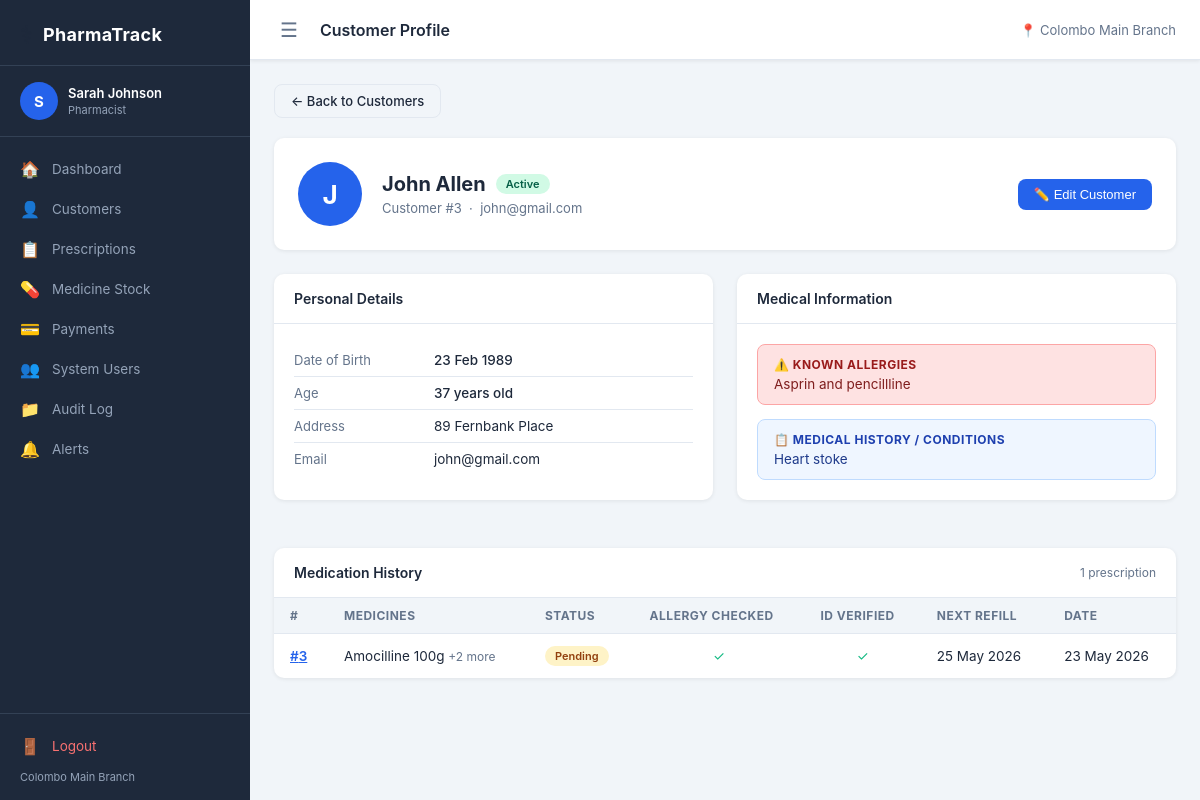
/pages/customer_profile.php?id=3 (signed in), run on the app's committed database.
### tables this page shows
CREATE TABLE `CUSTOMER` (
  `customer_id` int NOT NULL,
  `name` varchar(100) NOT NULL,
  `email` varchar(150) DEFAULT NULL,
  `date_of_birth` date DEFAULT NULL,
  `address` text,
  `medical_history` text,
  `allergies` text,
  `account_active` tinyint(1) NOT NULL DEFAULT '1'
);

CREATE TABLE `PRESCRIPTION` (
  `prescription_id` int NOT NULL,
  `customer_id` int NOT NULL,
  `system_user_id` int NOT NULL,
  `special_notes` text,
  `rejection_reason` text,
  `next_refill_date` date DEFAULT NULL,
  `status` varchar(30) NOT NULL DEFAULT 'pending',
  `allergy_checked` tinyint(1) NOT NULL DEFAULT '0',
  `age_id_verified` tinyint(1) NOT NULL DEFAULT '0',
  `created_at` datetime NOT NULL DEFAULT CURRENT_TIMESTAMP,
  `processed_at` datetime DEFAULT NULL
);

### pages/customer_profile.php (the view, shortened to what this page needs)
<?php
$db = getDB();
$id = (int) ($_GET['id'] ?? 0);
$stmt = $db->prepare("SELECT * FROM CUSTOMER WHERE customer_id = ? LIMIT 1");
$stmt->execute([$id]);
$c = $stmt->fetch();
$age = null;
if ($c['date_of_birth']) {
    $age = (int)(new DateTime())->diff(new DateTime($c['date_of_birth']))->y;
}
$rxStmt = $db->prepare("
    SELECT p.prescription_id, p.status, p.allergy_checked, p.age_id_verified,
           p.special_notes, p.next_refill_date, p.created_at,
           GROUP_CONCAT(m.medication_name ORDER BY m.medication_name SEPARATOR ', ') AS medicines
    FROM PRESCRIPTION p
    JOIN PRESCRIPTION_ITEM pi ON pi.prescription_id = p.prescription_id
    JOIN MEDICINE_STOCK m     ON m.stock_id = pi.stock_id
    WHERE p.customer_id = ?
    GROUP BY p.prescription_id
    ORDER BY p.created_at DESC
");
$rxStmt->execute([$id]);
$history = $rxStmt->fetchAll();
require_once __DIR__ . '/../includes/header.php';
?>
<div style="margin-bottom:20px;">
    <a href="/pages/customers.php" class="btn"
       style="background:var(--bg);border:1px solid var(--border);color:var(--text);font-size:13px;">
        ← Back to Customers
    </a>
</div>
<div class="card" style="margin-bottom:24px;">
    <div class="card-body" style="padding:24px;">
        <div style="display:flex; align-items:center; gap:20px; flex-wrap:wrap;">
            <div style="
                width:64px; height:64px; border-radius:50%;
                background:var(--primary); color:#fff;
                display:flex; align-items:center; justify-content:center;
                font-size:26px; font-weight:700; flex-shrink:0;">
                <?= strtoupper(substr($c['name'], 0, 1)) ?>
            </div>
            <div style="flex:1;">
                <div style="display:flex; align-items:center; gap:10px; flex-wrap:wrap;">
                    <h2 style="font-size:20px; font-weight:700;"><?= htmlspecialchars($c['name']) ?></h2>
                    <?php if ($c['account_active']): ?>
                        <span class="badge" style="background:#d1fae5;color:#065f46;">Active</span>
                    <?php else: ?>
                        <span class="badge" style="background:#f3f4f6;color:#6b7280;">Inactive</span>
                    <?php endif; ?>
                </div>
                <div style="color:var(--text-muted); font-size:13px; margin-top:4px;">
                    Customer #<?= $c['customer_id'] ?>
                    <?php if ($c['email']): ?>&nbsp;·&nbsp; <?= htmlspecialchars($c['email']) ?><?php endif; ?>
                </div>
            </div>
            <button class="btn btn-primary" id="openEditCustomer">✏️ Edit Customer</button>
        </div>
    </div>
</div>
<div class="two-col" style="margin-bottom:24px;">
    <div class="card">
        <div class="card-header">Personal Details</div>
        <div class="card-body" style="padding:20px;">
            <table style="width:100%; border-collapse:collapse;">
                <tr>
                    <td style="padding:8px 0;color:var(--text-muted);font-size:13px;width:140px;">Date of Birth</td>
                    <td style="padding:8px 0;font-size:13.5px;font-weight:500;">
                        <?= $c['date_of_birth'] ? date('d M Y', strtotime($c['date_of_birth'])) : '—' ?>
                    </td>
                </tr>
                <tr>
                    <td style="padding:8px 0;color:var(--text-muted);font-size:13px;">Age</td>
                    <td style="padding:8px 0;font-size:13.5px;font-weight:500;">
                        <?= $age !== null ? $age . ' years old' : '—' ?>
                    </td>
                </tr>
                <tr>
                    <td style="padding:8px 0;color:var(--text-muted);font-size:13px;">Address</td>
                    <td style="padding:8px 0;font-size:13.5px;">
                        <?= $c['address'] ? htmlspecialchars($c['address']) : '—' ?>
                    </td>
                </tr>
                <tr>
                    <td style="padding:8px 0;color:var(--text-muted);font-size:13px;">Email</td>
                    <td style="padding:8px 0;font-size:13.5px;">
                        <?= $c['email'] ? htmlspecialchars($c['email']) : '—' ?>
                    </td>
                </tr>
            </table>
        </div>
    </div>
    <div class="card">
        <div class="card-header">Medical Information</div>
        <div class="card-body" style="padding:20px;">
            <?php if ($c['allergies']): ?>
            <div style="background:#fee2e2;border:1px solid #fca5a5;border-radius:8px;padding:12px 16px;margin-bottom:14px;">
                <div style="font-size:12px;font-weight:700;color:#991b1b;text-transform:uppercase;letter-spacing:.5px;margin-bottom:4px;">⚠️ Known Allergies</div>
                <div style="font-size:13.5px;color:#7f1d1d;"><?= htmlspecialchars($c['allergies']) ?></div>
            </div>
            <?php else: ?>
            <div style="color:var(--text-muted);font-size:13px;margin-bottom:14px;">No known allergies recorded.</div>
            <?php endif; ?>
            <?php if ($c['medical_history']): ?>
            <div style="background:#eff6ff;border:1px solid #bfdbfe;border-radius:8px;padding:12px 16px;">
                <div style="font-size:12px;font-weight:700;color:#1e40af;text-transform:uppercase;letter-spacing:.5px;margin-bottom:4px;">📋 Medical History / Conditions</div>
                <div style="font-size:13.5px;color:#1e3a8a;"><?= htmlspecialchars($c['medical_history']) ?></div>
            </div>
            <?php else: ?>
            <div style="color:var(--text-muted);font-size:13px;">No medical history recorded.</div>
            <?php endif; ?>
        </div>
    </div>
</div>
<div class="card">
    <div class="card-header">
        Medication History
        <span style="color:var(--text-muted);font-size:12px;font-weight:400;">
            <?= count($history) ?> prescription<?= count($history) !== 1 ? 's' : '' ?>
        </span>
    </div>
    <div class="card-body">
        <?php if ($history): ?>
        <div class="table-wrap">
            <table>
                <thead>
                    <tr>
                        <th>#</th>
                        <th>Medicines</th>
                        <th>Status</th>
                        <th>Allergy Checked</th>
                        <th>ID Verified</th>
                        <th>Next Refill</th>
                        <th>Date</th>
                    </tr>
                </thead>
                <tbody>
                    <?php foreach ($history as $rx): ?>
                    <tr>
                        <td>
                            <a href="#" class="rx-link"
                               data-id="<?= $rx['prescription_id'] ?>"
                               style="color:var(--primary);font-weight:600;text-decoration:underline;">
                                #<?= $rx['prescription_id'] ?>
                            </a>
                        </td>
                        <td title="<?= htmlspecialchars($rx['medicines']) ?>">
                            <?php
                            $meds = explode(', ', $rx['medicines']);
                            echo htmlspecialchars($meds[0]);
                            if (count($meds) > 1) {
                                echo ' <span style="color:var(--text-muted);font-size:12px;">+' . (count($meds) - 1) . ' more</span>';
                            }
                            ?>
                        </td>
                        <td><span class="badge badge-<?= $rx['status'] ?>"><?= $rx['status'] ?></span></td>
                        <td style="text-align:center;">
                            <?= $rx['allergy_checked'] ? '<span style="color:var(--success);">✓</span>' : '<span style="color:var(--text-muted);">—</span>' ?>
                        </td>
                        <td style="text-align:center;">
                            <?= $rx['age_id_verified'] ? '<span style="color:var(--success);">✓</span>' : '<span style="color:var(--text-muted);">—</span>' ?>
                        </td>
                        <td><?= $rx['next_refill_date'] ? date('d M Y', strtotime($rx['next_refill_date'])) : '<span style="color:var(--text-muted)">—</span>' ?></td>
                        <td><?= date('d M Y', strtotime($rx['created_at'])) ?></td>
                    </tr>
                    <?php endforeach; ?>
                </tbody>
            </table>
        </div>
        <?php else: ?>
            <div class="empty-state">No prescriptions on record for this customer.</div>
        <?php endif; ?>
    </div>
</div>
<?php require_once __DIR__ . '/../includes/footer.php'; ?>

### assets/css/style.css (style rules this page uses)
:root { --sidebar-w: 250px; --header-h: 60px; --primary: #2563eb; --primary-dark: #1d4ed8; --sidebar-bg: #1e293b; --sidebar-text: #94a3b8; --sidebar-hover: #334155; --sidebar-active: #2563eb; --bg: #f1f5f9; --card-bg: #ffffff; --text: #1e293b; --text-muted: #64748b; --border: #e2e8f0; --success: #10b981; --warning: #f59e0b; --danger: #ef4444; --info: #3b82f6; --radius: 10px; --shadow: 0 1px 4px rgba(0,0,0,.08); --shadow-md: 0 4px 12px rgba(0,0,0,.10); }
*, *::before, *::after { box-sizing: border-box; margin: 0; padding: 0; }
body { font-family: -apple-system, BlinkMacSystemFont, 'Segoe UI', sans-serif; background: var(--bg); color: var(--text); font-size: 14px; }
a { text-decoration: none; color: inherit; }
.card { background: var(--card-bg); border-radius: var(--radius); box-shadow: var(--shadow); overflow: hidden; margin-bottom: 24px; }
.card-header { padding: 16px 20px; border-bottom: 1px solid var(--border); font-weight: 600; font-size: 14px; display: flex; align-items: center; justify-content: space-between; }
.card-body { padding: 0; }
.table-wrap { overflow-x: auto; }
table { width: 100%; border-collapse: collapse; }
thead th { background: var(--bg); padding: 10px 16px; text-align: left; font-size: 12px; text-transform: uppercase; letter-spacing: .5px; color: var(--text-muted); border-bottom: 1px solid var(--border); }
tbody td { padding: 12px 16px; border-bottom: 1px solid var(--border); font-size: 13.5px; }
tbody tr:last-child td { border-bottom: none; }
.badge { display: inline-block; padding: 3px 10px; border-radius: 20px; font-size: 11px; font-weight: 600; text-transform: capitalize; }
.badge-pending { background: #fef3c7; color: #92400e; }
.two-col { display: grid; grid-template-columns: 1fr 1fr; gap: 24px; }
.btn { display: inline-flex; align-items: center; gap: 6px; padding: 8px 16px; border-radius: 8px; font-size: 13px; font-weight: 500; cursor: pointer; border: none; transition: background .15s; }
.btn-primary { background: var(--primary); color: #fff; }

### data on the page
customer: name "J", name "John Allen", customer_id "3", email "john@gmail.com", date_of_birth "23 Feb 1989", date_of_birth "37", address "89 Fernbank Place", allergies "Asprin and pencillline", medical_history "Heart stoke"
prescription: prescription_id "3", meds "Amocilline 100g", count($meds) - 1 "2", status "Pending", next_refill_date "25 May 2026", created_at "23 May 2026"

### other printed values
substr($user['name'], 0, 1) "S"
$user['name'] "Sarah Johnson"
str_replace('_', ' ', $role) "Pharmacist"
$link['icon'] "🏠"
$link['label'] "Dashboard"
$link['icon'] "👤"
$link['label'] "Customers"
$link['icon'] "📋"
$link['label'] "Prescriptions"
$link['icon'] "💊"
$link['label'] "Medicine Stock"
$link['icon'] "💳"
$link['label'] "Payments"
$link['icon'] "👥"
$link['label'] "System Users"
